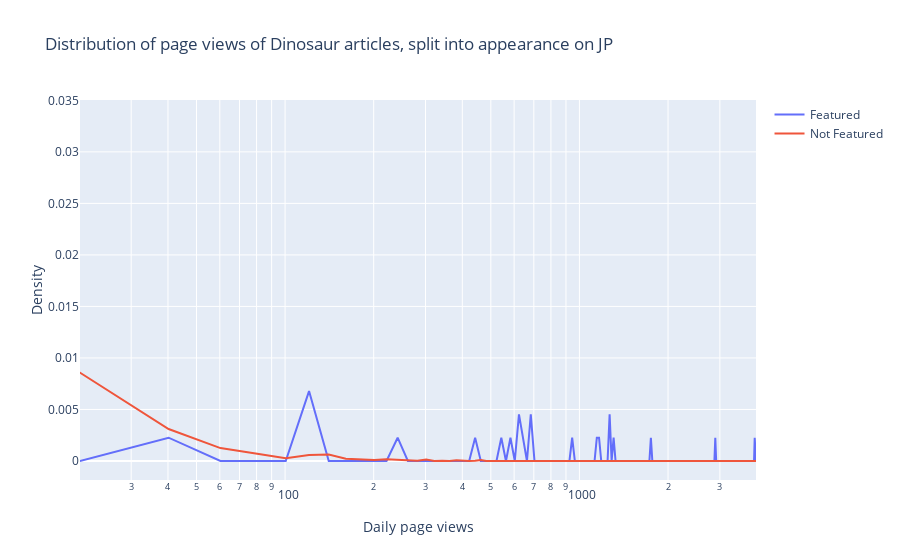

This figure's notebook cell:
### Code cell
import numpy as np
from scipy.signal import savgol_filter
series = []
bins = 200
win = 15
X = np.linspace(0,4e3,bins)
dfc = df.loc[~df.title.str.contains('Category:')]
starring = {'Featured': True, 'Not Featured': False}
for b in starring:
    t = dfc.loc[(df.jp_cloned == starring[b])].views
    y, x = np.histogram(t, bins=X, density=True)
    series.append(go.Scatter(x=x, y=y, name=b))
    #yhat = savgol_filter(y, win, 3)
    #series.append(go.Scatter(x=x, y=yhat, name=b))
fig = go.Figure(data=series,
                layout=dict(title=f'Distribution of page views of Dinosaur articles, split into appearance on JP',
                            xaxis={'title': 'Daily page views'},
                            xaxis_type="log",
                            yaxis={'title': 'Density'}
                                        ))
fig.show()

### Figure 1 — Plotly figure (JSON) as saved in the notebook; plotly's stock layout.template omitted (floating-point values rounded to 4 significant figures; data arrays with more than 128 entries replaced by an {"elided": "..."} marker saying what was removed)
{"data": [{"name": "Featured", "type": "scatter", "x": {"elided": "200 float values"}, "y": {"elided": "199 float values"}}, {"name": "Not Featured", "type": "scatter", "x": {"elided": "200 float values"}, "y": {"elided": "199 float values"}}], "layout": {"title": {"text": "Distribution of page views of Dinosaur articles, split into appearance on JP"}, "xaxis": {"title": {"text": "Daily page views"}, "type": "log"}, "yaxis": {"title": {"text": "Density"}}}}
